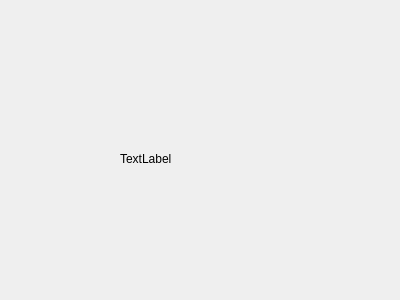
<?xml version="1.0" encoding="UTF-8"?>
<ui version="4.0">
 <class>Form</class>
 <widget class="QWidget" name="Form">
  <property name="geometry">
   <rect>
    <x>0</x>
    <y>0</y>
    <width>400</width>
    <height>300</height>
   </rect>
  </property>
  <property name="windowTitle">
   <string>Form</string>
  </property>
  <widget class="QLabel" name="label">
   <property name="geometry">
    <rect>
     <x>120</x>
     <y>150</y>
     <width>67</width>
     <height>17</height>
    </rect>
   </property>
   <property name="text">
    <string>TextLabel</string>
   </property>
  </widget>
 </widget>
 <resources/>
 <connections/>
</ui>
